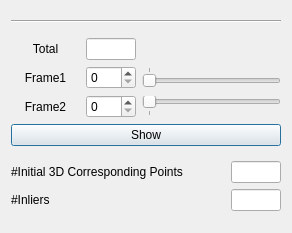
<?xml version="1.0" encoding="UTF-8"?>
<ui version="4.0">
 <class>InliersViewerOptionDialog</class>
 <widget class="QDialog" name="InliersViewerOptionDialog">
  <property name="geometry">
   <rect>
    <x>0</x>
    <y>0</y>
    <width>292</width>
    <height>233</height>
   </rect>
  </property>
  <property name="windowTitle">
   <string>Inliers Viewer Controller</string>
  </property>
  <property name="windowIcon">
   <iconset>
    <normaloff>:/Icons/Icons/share.icns</normaloff>:/Icons/Icons/share.icns</iconset>
  </property>
  <layout class="QVBoxLayout" name="verticalLayout">
   <item>
    <widget class="Line" name="line">
     <property name="orientation">
      <enum>Qt::Horizontal</enum>
     </property>
    </widget>
   </item>
   <item>
    <layout class="QGridLayout" name="gridLayout_2">
     <item row="1" column="0">
      <widget class="QLabel" name="label_3">
       <property name="text">
        <string>Frame1</string>
       </property>
       <property name="alignment">
        <set>Qt::AlignCenter</set>
       </property>
      </widget>
     </item>
     <item row="1" column="2" colspan="2">
      <widget class="QSlider" name="HorizontalSlider_IndexFrame1">
       <property name="sizePolicy">
        <sizepolicy hsizetype="Minimum" vsizetype="Fixed">
         <horstretch>0</horstretch>
         <verstretch>0</verstretch>
        </sizepolicy>
       </property>
       <property name="minimum">
        <number>0</number>
       </property>
       <property name="maximum">
        <number>0</number>
       </property>
       <property name="value">
        <number>0</number>
       </property>
       <property name="sliderPosition">
        <number>0</number>
       </property>
       <property name="orientation">
        <enum>Qt::Horizontal</enum>
       </property>
       <property name="tickPosition">
        <enum>QSlider::TicksAbove</enum>
       </property>
       <property name="tickInterval">
        <number>100</number>
       </property>
      </widget>
     </item>
     <item row="2" column="0">
      <widget class="QLabel" name="label_4">
       <property name="text">
        <string>Frame2</string>
       </property>
       <property name="alignment">
        <set>Qt::AlignCenter</set>
       </property>
      </widget>
     </item>
     <item row="0" column="2" colspan="2">
      <spacer name="horizontalSpacer">
       <property name="orientation">
        <enum>Qt::Horizontal</enum>
       </property>
       <property name="sizeType">
        <enum>QSizePolicy::MinimumExpanding</enum>
       </property>
       <property name="sizeHint" stdset="0">
        <size>
         <width>40</width>
         <height>20</height>
        </size>
       </property>
      </spacer>
     </item>
     <item row="2" column="2" colspan="2">
      <widget class="QSlider" name="HorizontalSlider_IndexFrame2">
       <property name="sizePolicy">
        <sizepolicy hsizetype="Minimum" vsizetype="Fixed">
         <horstretch>0</horstretch>
         <verstretch>0</verstretch>
        </sizepolicy>
       </property>
       <property name="minimum">
        <number>0</number>
       </property>
       <property name="maximum">
        <number>0</number>
       </property>
       <property name="orientation">
        <enum>Qt::Horizontal</enum>
       </property>
       <property name="tickPosition">
        <enum>QSlider::TicksBelow</enum>
       </property>
       <property name="tickInterval">
        <number>100</number>
       </property>
      </widget>
     </item>
     <item row="1" column="1">
      <widget class="QSpinBox" name="SpinBox_IndexFrame1"/>
     </item>
     <item row="0" column="1">
      <widget class="QLineEdit" name="LineEdit_TotalFrameCount">
       <property name="sizePolicy">
        <sizepolicy hsizetype="Fixed" vsizetype="Fixed">
         <horstretch>0</horstretch>
         <verstretch>0</verstretch>
        </sizepolicy>
       </property>
       <property name="maximumSize">
        <size>
         <width>50</width>
         <height>16777215</height>
        </size>
       </property>
       <property name="alignment">
        <set>Qt::AlignCenter</set>
       </property>
       <property name="readOnly">
        <bool>true</bool>
       </property>
      </widget>
     </item>
     <item row="2" column="1">
      <widget class="QSpinBox" name="SpinBox_IndexFrame2"/>
     </item>
     <item row="3" column="0" colspan="4">
      <widget class="QPushButton" name="PushButton_Show">
       <property name="text">
        <string>Show</string>
       </property>
      </widget>
     </item>
     <item row="0" column="0">
      <widget class="QLabel" name="label_8">
       <property name="text">
        <string>Total</string>
       </property>
       <property name="alignment">
        <set>Qt::AlignCenter</set>
       </property>
      </widget>
     </item>
    </layout>
   </item>
   <item>
    <layout class="QGridLayout" name="gridLayout">
     <item row="0" column="0">
      <widget class="QLabel" name="label_10">
       <property name="sizePolicy">
        <sizepolicy hsizetype="Minimum" vsizetype="Preferred">
         <horstretch>0</horstretch>
         <verstretch>0</verstretch>
        </sizepolicy>
       </property>
       <property name="text">
        <string>#Initial 3D Corresponding Points</string>
       </property>
       <property name="alignment">
        <set>Qt::AlignLeading|Qt::AlignLeft|Qt::AlignVCenter</set>
       </property>
      </widget>
     </item>
     <item row="0" column="1">
      <spacer name="horizontalSpacer_2">
       <property name="orientation">
        <enum>Qt::Horizontal</enum>
       </property>
       <property name="sizeHint" stdset="0">
        <size>
         <width>40</width>
         <height>20</height>
        </size>
       </property>
      </spacer>
     </item>
     <item row="0" column="2">
      <widget class="QLineEdit" name="LineEdit_NumberOfInitialCorrespondingPoints">
       <property name="sizePolicy">
        <sizepolicy hsizetype="Fixed" vsizetype="Fixed">
         <horstretch>0</horstretch>
         <verstretch>0</verstretch>
        </sizepolicy>
       </property>
       <property name="maximumSize">
        <size>
         <width>50</width>
         <height>16777215</height>
        </size>
       </property>
       <property name="readOnly">
        <bool>true</bool>
       </property>
      </widget>
     </item>
     <item row="1" column="0">
      <widget class="QLabel" name="label_9">
       <property name="sizePolicy">
        <sizepolicy hsizetype="Minimum" vsizetype="Preferred">
         <horstretch>0</horstretch>
         <verstretch>0</verstretch>
        </sizepolicy>
       </property>
       <property name="text">
        <string>#Inliers</string>
       </property>
       <property name="alignment">
        <set>Qt::AlignLeading|Qt::AlignLeft|Qt::AlignVCenter</set>
       </property>
      </widget>
     </item>
     <item row="1" column="1">
      <spacer name="horizontalSpacer_3">
       <property name="orientation">
        <enum>Qt::Horizontal</enum>
       </property>
       <property name="sizeHint" stdset="0">
        <size>
         <width>40</width>
         <height>20</height>
        </size>
       </property>
      </spacer>
     </item>
     <item row="1" column="2">
      <widget class="QLineEdit" name="LineEdit_NumberOfInliers">
       <property name="sizePolicy">
        <sizepolicy hsizetype="Fixed" vsizetype="Fixed">
         <horstretch>0</horstretch>
         <verstretch>0</verstretch>
        </sizepolicy>
       </property>
       <property name="maximumSize">
        <size>
         <width>50</width>
         <height>16777215</height>
        </size>
       </property>
       <property name="readOnly">
        <bool>true</bool>
       </property>
      </widget>
     </item>
    </layout>
   </item>
  </layout>
 </widget>
 <resources/>
 <connections/>
 <slots>
  <signal>SendData(NiS::KeyFrames2)</signal>
  <signal>SendInliers(CorrespondingPointsPair)</signal>
  <slot>SetKeyFrames(NiS::KeyFrames2)</slot>
 </slots>
</ui>
